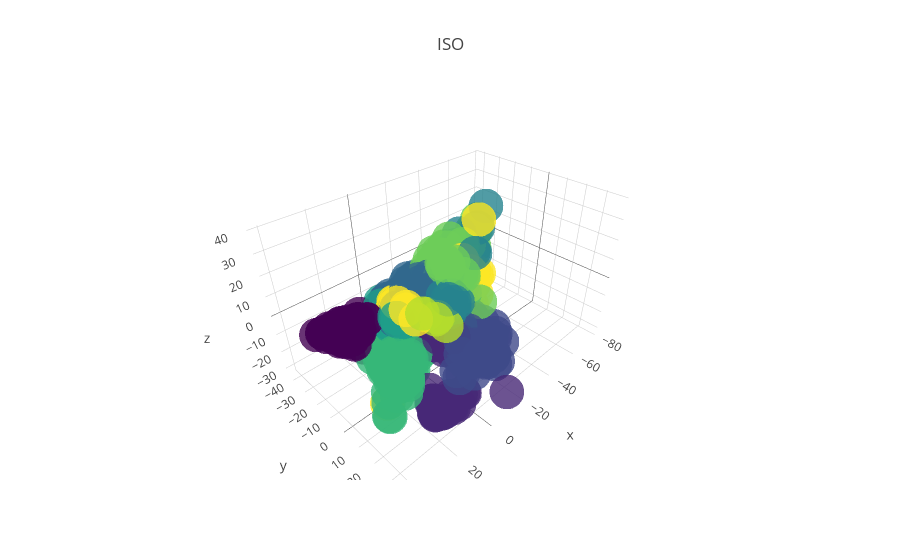

The notebook cell saved with this chart:
### Code cell
# >>> your code here <<<
trace1 = go.Scatter3d(x=transformed['ISO'][:,0], y=transformed['ISO'][:,1], z=transformed['ISO'][:,2], text=digits.target, hoverinfo='text',mode='markers', marker=dict(
        size=12,
        color=digits.target,                # set color to an array/list of desired values
        colorscale='Viridis',   # choose a colorscale
        opacity=0.8
    ))
data=go.Data([trace1])
layout=go.Layout(title="ISO")
fig = go.Figure(data=data, layout=layout)

iplot(fig, show_link = False)

### Figure 1 — Plotly figure (JSON) as saved in the notebook; plotly's stock layout.template omitted (floating-point values rounded to 4 significant figures; data arrays with more than 128 entries replaced by an {"elided": "..."} marker saying what was removed)
{"data": [{"hoverinfo": "text", "marker": {"color": {"elided": "1797 int values"}, "colorscale": "Viridis", "opacity": 0.8, "size": 12}, "mode": "markers", "text": {"elided": "1797 int values"}, "type": "scatter3d", "uid": "8dbf67d9-5428-49b7-8dd7-32cd6e495032", "x": {"elided": "1797 float values"}, "y": {"elided": "1797 float values"}, "z": {"elided": "1797 float values"}}], "layout": {"title": {"text": "ISO"}}}
